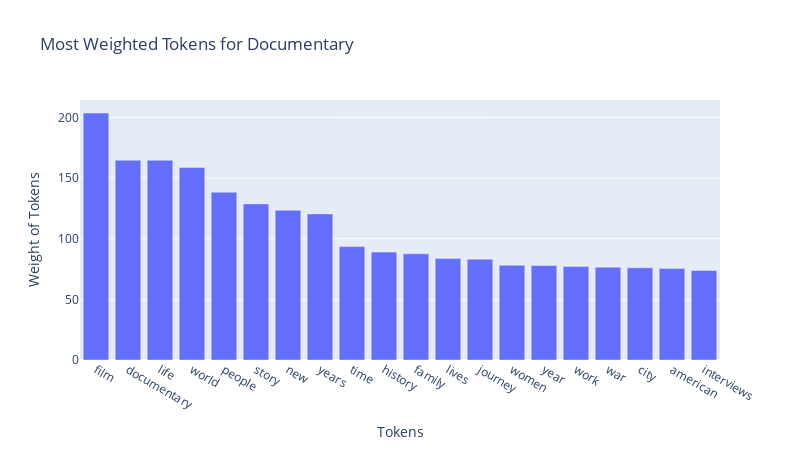
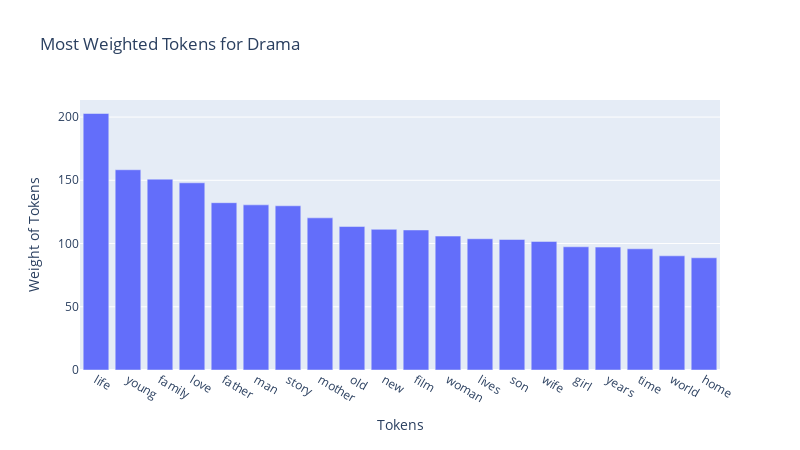
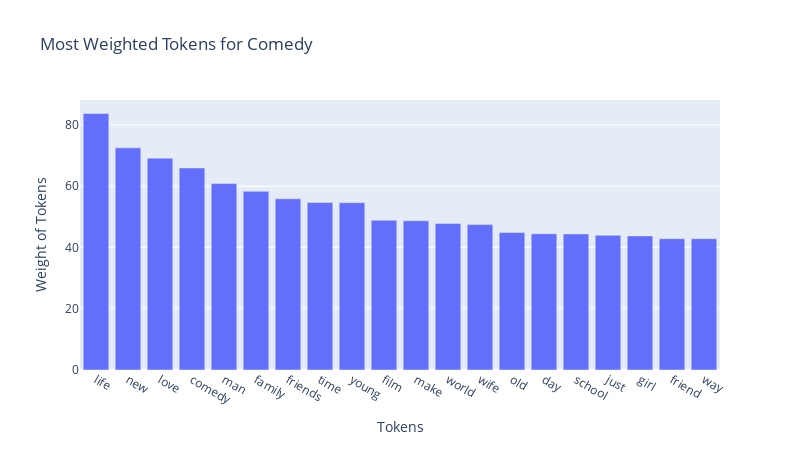
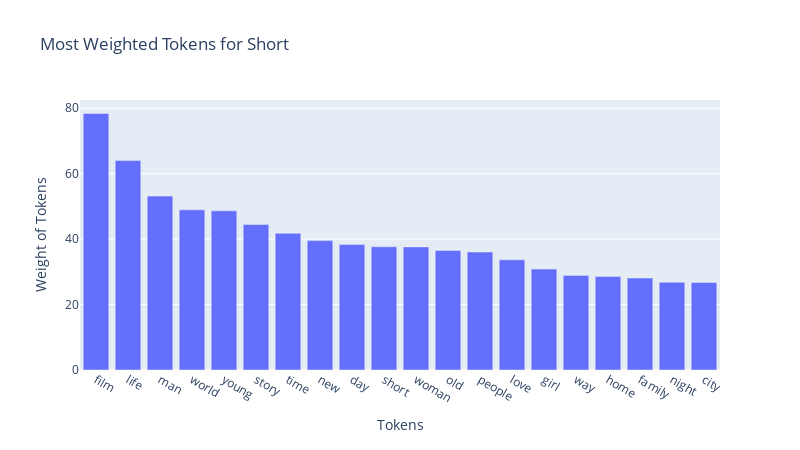

The cell these charts' notebook holds for them, in order:
### Code cell
genres = ['documentary', 'drama', 'comedy', 'short', 'horror']

for genre in genres:
    TF_IDF_plotly(genre)

### Figure 1 — Plotly figure (JSON) as saved in the notebook; plotly's stock layout.template omitted (floating-point values rounded to 4 significant figures)
{"data": [{"alignmentgroup": "True", "hovertemplate": "token=%{x}<br>weight=%{y}<extra></extra>", "legendgroup": "", "marker": {"color": "#636efa", "pattern": {"shape": ""}}, "name": "", "offsetgroup": "", "orientation": "v", "showlegend": false, "textposition": "auto", "type": "bar", "x": ["film", "documentary", "life", "world", "people", "story", "new", "years", "time", "history", "family", "lives", "journey", "women", "year", "work", "war", "city", "american", "interviews"], "xaxis": "x", "y": [203.7, 164.8, 164.8, 158.9, 138.5, 128.8, 123.5, 120.5, 93.54, 88.99, 87.61, 83.81, 83.09, 78.17, 77.92, 77.19, 76.52, 76.11, 75.51, 73.87], "yaxis": "y"}], "layout": {"barmode": "relative", "height": 450, "legend": {"tracegroupgap": 0}, "title": {"text": "Most Weighted Tokens for Documentary"}, "width": 800, "xaxis": {"anchor": "y", "autorange": true, "domain": [0, 1], "range": [-0.5, 19.5], "title": {"text": "Tokens"}, "type": "category"}, "yaxis": {"anchor": "x", "autorange": true, "domain": [0, 1], "range": [0, 214.5], "title": {"text": "Weight of Tokens"}, "type": "linear"}}}

### Figure 2 — Plotly figure (JSON) as saved in the notebook; plotly's stock layout.template omitted (floating-point values rounded to 4 significant figures)
{"data": [{"alignmentgroup": "True", "hovertemplate": "token=%{x}<br>weight=%{y}<extra></extra>", "legendgroup": "", "marker": {"color": "#636efa", "pattern": {"shape": ""}}, "name": "", "offsetgroup": "", "orientation": "v", "showlegend": false, "textposition": "auto", "type": "bar", "x": ["life", "young", "family", "love", "father", "man", "story", "mother", "old", "new", "film", "woman", "lives", "son", "wife", "girl", "years", "time", "world", "home"], "xaxis": "x", "y": [202.8, 158.3, 150.9, 148.0, 132.3, 130.6, 129.8, 120.3, 113.4, 111.2, 110.7, 105.9, 103.8, 103.2, 101.7, 97.42, 97.17, 95.83, 90.27, 88.72], "yaxis": "y"}], "layout": {"barmode": "relative", "height": 450, "legend": {"tracegroupgap": 0}, "title": {"text": "Most Weighted Tokens for Drama"}, "width": 800, "xaxis": {"anchor": "y", "autorange": true, "domain": [0, 1], "range": [-0.5, 19.5], "title": {"text": "Tokens"}, "type": "category"}, "yaxis": {"anchor": "x", "autorange": true, "domain": [0, 1], "range": [0, 213.5], "title": {"text": "Weight of Tokens"}, "type": "linear"}}}

### Figure 3 — Plotly figure (JSON) as saved in the notebook; plotly's stock layout.template omitted (floating-point values rounded to 4 significant figures)
{"data": [{"alignmentgroup": "True", "hovertemplate": "token=%{x}<br>weight=%{y}<extra></extra>", "legendgroup": "", "marker": {"color": "#636efa", "pattern": {"shape": ""}}, "name": "", "offsetgroup": "", "orientation": "v", "showlegend": false, "textposition": "auto", "type": "bar", "x": ["life", "new", "love", "comedy", "man", "family", "friends", "time", "young", "film", "make", "world", "wife", "old", "day", "school", "just", "girl", "friend", "way"], "xaxis": "x", "y": [83.75, 72.53, 69.17, 65.97, 60.88, 58.33, 55.9, 54.69, 54.63, 48.87, 48.75, 47.87, 47.49, 44.91, 44.48, 44.42, 43.97, 43.79, 42.87, 42.87], "yaxis": "y"}], "layout": {"barmode": "relative", "height": 450, "legend": {"tracegroupgap": 0}, "title": {"text": "Most Weighted Tokens for Comedy"}, "width": 800, "xaxis": {"anchor": "y", "autorange": true, "domain": [0, 1], "range": [-0.5, 19.5], "title": {"text": "Tokens"}, "type": "category"}, "yaxis": {"anchor": "x", "autorange": true, "domain": [0, 1], "range": [0, 88.15], "title": {"text": "Weight of Tokens"}, "type": "linear"}}}

### Figure 4 — Plotly figure (JSON) as saved in the notebook; plotly's stock layout.template omitted (floating-point values rounded to 4 significant figures)
{"data": [{"alignmentgroup": "True", "hovertemplate": "token=%{x}<br>weight=%{y}<extra></extra>", "legendgroup": "", "marker": {"color": "#636efa", "pattern": {"shape": ""}}, "name": "", "offsetgroup": "", "orientation": "v", "showlegend": false, "textposition": "auto", "type": "bar", "x": ["film", "life", "man", "world", "young", "story", "time", "new", "day", "short", "woman", "old", "people", "love", "girl", "way", "home", "family", "night", "city"], "xaxis": "x", "y": [78.4, 64.02, 53.15, 48.95, 48.65, 44.48, 41.81, 39.55, 38.35, 37.67, 37.62, 36.52, 36.05, 33.67, 30.84, 28.89, 28.57, 28.1, 26.82, 26.74], "yaxis": "y"}], "layout": {"barmode": "relative", "height": 450, "legend": {"tracegroupgap": 0}, "title": {"text": "Most Weighted Tokens for Short"}, "width": 800, "xaxis": {"anchor": "y", "autorange": true, "domain": [0, 1], "range": [-0.5, 19.5], "title": {"text": "Tokens"}, "type": "category"}, "yaxis": {"anchor": "x", "autorange": true, "domain": [0, 1], "range": [0, 82.52], "title": {"text": "Weight of Tokens"}, "type": "linear"}}}
